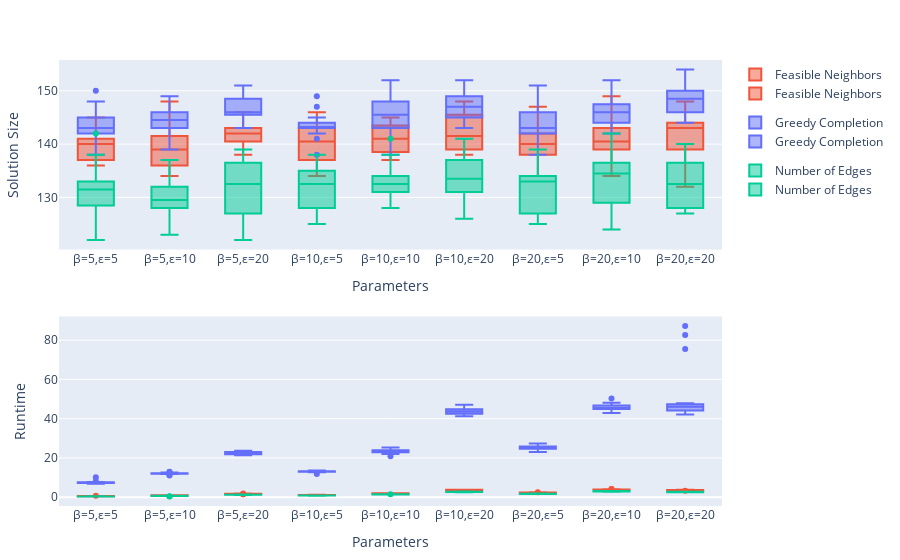

Write notebook code for a chart like this one.
### Code cell
plot_df(df_09_1000, "lbh-09-1000")

### Figure 1 — Plotly figure (JSON) as saved in the notebook; plotly's stock layout.template omitted (floating-point values rounded to 4 significant figures; data arrays with more than 128 entries replaced by an {"elided": "..."} marker saying what was removed)
{"data": [{"legendgroup": "Feasible Neighbors", "marker": {"color": "#EF553B"}, "name": "Feasible Neighbors", "showlegend": true, "type": "box", "x": {"elided": "180 str values"}, "xaxis": "x1", "y": {"elided": "180 int values"}, "yaxis": "y1"}, {"legendgroup": "Greedy Completion", "marker": {"color": "#636efa"}, "name": "Greedy Completion", "showlegend": true, "type": "box", "x": {"elided": "180 str values"}, "xaxis": "x1", "y": {"elided": "180 int values"}, "yaxis": "y1"}, {"legendgroup": "Number of Edges", "marker": {"color": "#00cc96"}, "name": "Number of Edges", "showlegend": true, "type": "box", "x": {"elided": "180 str values"}, "xaxis": "x1", "y": {"elided": "180 int values"}, "yaxis": "y1"}, {"legendgroup": "Feasible Neighbors", "marker": {"color": "#EF553B"}, "name": "Feasible Neighbors", "showlegend": true, "type": "box", "x": {"elided": "180 str values"}, "xaxis": "x2", "y": {"elided": "180 float values"}, "yaxis": "y2"}, {"legendgroup": "Greedy Completion", "marker": {"color": "#636efa"}, "name": "Greedy Completion", "showlegend": true, "type": "box", "x": {"elided": "180 str values"}, "xaxis": "x2", "y": {"elided": "180 float values"}, "yaxis": "y2"}, {"legendgroup": "Number of Edges", "marker": {"color": "#00cc96"}, "name": "Number of Edges", "showlegend": true, "type": "box", "x": {"elided": "180 str values"}, "xaxis": "x2", "y": {"elided": "180 float values"}, "yaxis": "y2"}], "layout": {"margin": {"b": 50, "l": 50, "r": 50, "t": 60}, "xaxis1": {"anchor": "y1", "domain": [0, 1], "title": {"text": "Parameters"}}, "xaxis2": {"anchor": "y2", "domain": [0, 1], "title": {"text": "Parameters"}}, "yaxis1": {"anchor": "x1", "domain": [0.575, 1], "title": {"text": "Solution Size"}}, "yaxis2": {"anchor": "x2", "domain": [5.551e-17, 0.425], "title": {"text": "Runtime"}}}}
